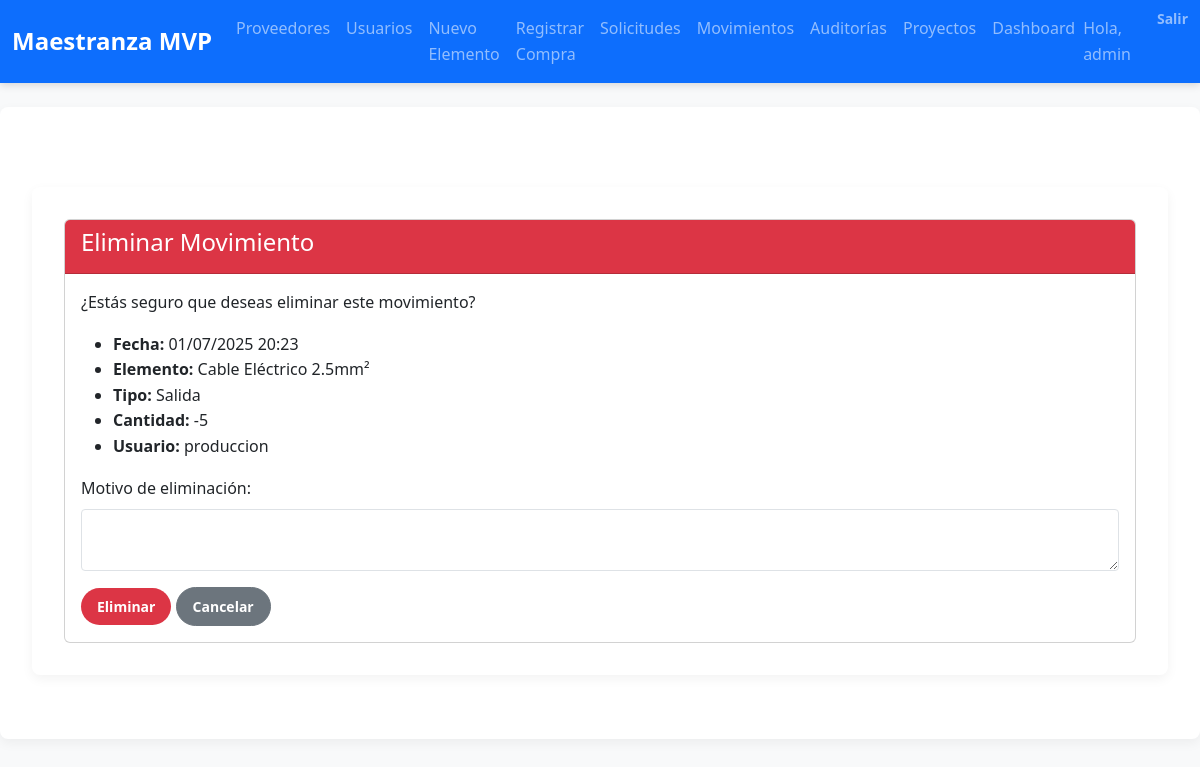
Page /movimientos/eliminar/15/ (signed in) on the committed database.
### inventario/models.py (models this page shows, shortened)
class MovimientoInventario(models.Model):
    TIPO_CHOICES = [
        ('entrada', 'Entrada'),
        ('salida', 'Salida'),
        ('transferencia', 'Transferencia'),
        ('devolucion', 'Devolución'),
        ('ajuste', 'Ajuste'),
        ('auditoria', 'Ajuste por Auditoría'),
    ]
    ORIGEN_CHOICES = [
        ('compra', 'Compra'),
        ('solicitud', 'Solicitud de Material'),
        ('devolucion', 'Devolución'),
        ('transferencia', 'Transferencia'),
        ('ajuste_manual', 'Ajuste Manual'),
        ('auditoria', 'Auditoría'),
        ('sistema', 'Sistema'),
    ]
    elemento = models.ForeignKey(ElementoInventario, on_delete=models.CASCADE)
    tipo = models.CharField(max_length=20, choices=TIPO_CHOICES)
    origen = models.CharField(max_length=20, choices=ORIGEN_CHOICES, default='sistema')
    cantidad = models.IntegerField()  # Positivo para entrada, negativo para salida
    usuario = models.ForeignKey(User, on_delete=models.CASCADE)
    fecha = models.DateTimeField(auto_now_add=True)
    proyecto = models.CharField(max_length=100, blank=True)
    observaciones = models.TextField(blank=True)
    recepcion_compra = models.ForeignKey('RecepcionCompra', on_delete=models.SET_NULL, null=True, blank=True)
    solicitud_material = models.ForeignKey('SolicitudMaterial', on_delete=models.SET_NULL, null=True, blank=True)
    auditoria_inventario = models.ForeignKey('AuditoriaInventario', on_delete=models.SET_NULL, null=True, blank=True)
    stock_anterior = models.PositiveIntegerField(null=True, blank=True)
    stock_nuevo = models.PositiveIntegerField(null=True, blank=True)
    eliminado = models.BooleanField(default=False)
    motivo_eliminacion = models.TextField(blank=True, null=True)
    fecha_eliminacion = models.DateTimeField(blank=True, null=True)
    usuario_eliminacion = models.ForeignKey('auth.User', blank=True, null=True, on_delete=models.SET_NULL, related_name='movimientos_eliminados')
    class Meta:
        ordering = ['-fecha']
        verbose_name = "Movimiento de Inventario"
        verbose_name_plural = "Movimientos de Inventario"

class ElementoInventario(models.Model):
    nombre = models.CharField(max_length=100)
    descripcion = models.TextField(blank=True)
    numero_serie = models.CharField(max_length=50, unique=True)
    proveedor = models.ForeignKey(Proveedor, on_delete=models.PROTECT)
    categoria = models.ForeignKey(Categoria, on_delete=models.SET_NULL, null=True, blank=True)
    etiquetas = models.ManyToManyField(Etiqueta, blank=True)
    ubicacion = models.CharField(max_length=100)
    lote = models.CharField(max_length=50, blank=True, null=True, help_text="Identificador de lote (opcional)")
    fecha_vencimiento = models.DateField(blank=True, null=True, help_text="Fecha de vencimiento (opcional)")
    stock_actual = models.PositiveIntegerField(default=0)
    stock_minimo = models.PositiveIntegerField(default=1)

### inventario/views.py (the view, shortened to what this page needs)
# urls.py: path('movimientos/eliminar/<int:pk>/', views.movimiento_eliminar, name='movimiento_eliminar'),
@login_required
def movimiento_eliminar(request, pk):
    if not (request.user.is_superuser or
            request.user.groups.filter(name__in=['Logística', 'Comprador']).exists()):
        messages.error(request, 'No tienes permisos para eliminar movimientos.')
        return redirect('inventario:movimiento_list')
    movimiento = get_object_or_404(MovimientoInventario, pk=pk)
    if not request.user.is_superuser:
        messages.error(request, 'No tienes permisos para eliminar movimientos.')
        return redirect('inventario:movimiento_list')
    return render(request, 'inventario/movimiento_eliminar.html', {'movimiento': movimiento})

### inventario/context_processors.py (called while the page is built)
def role_flags(request):
    user = request.user
    return {
        'is_admin':    user.is_authenticated and user.is_superuser,
        'is_gestor':   user.is_authenticated and user.groups.filter(name='Gestor de Inventario').exists(),
        'is_comprador':user.is_authenticated and user.groups.filter(name='Comprador').exists(),
        'is_logistica':user.is_authenticated and user.groups.filter(name='Logística').exists(),
        'is_auditor':  user.is_authenticated and user.groups.filter(name='Auditor').exists(),
        'is_produccion':user.is_authenticated and user.groups.filter(name='Jefe de Producción').exists(),
        'is_gerente_proyecto':user.is_authenticated and user.groups.filter(name='Gerente de Proyectos').exists(),
        'is_usuario_final':user.is_authenticated and user.groups.filter(name='Usuario Final').exists(),
    }

### inventario/templates/inventario/movimiento_eliminar.html (shortened to what this page needs)
{% extends 'inventario/base.html' %}
{% block content %}
<div class="container mt-5">
  <div class="card">
    <div class="card-header bg-danger text-white">
      <h4>Eliminar Movimiento</h4>
    </div>
    <div class="card-body">
      <p>¿Estás seguro que deseas eliminar este movimiento?</p>
      <ul>
        <li><strong>Fecha:</strong> {{ movimiento.fecha|date:"d/m/Y H:i" }}</li>
        <li><strong>Elemento:</strong> {{ movimiento.elemento.nombre }}</li>
        <li><strong>Tipo:</strong> {{ movimiento.get_tipo_display }}</li>
        <li><strong>Cantidad:</strong> {{ movimiento.cantidad }}</li>
        <li><strong>Usuario:</strong> {{ movimiento.usuario.username }}</li>
      </ul>
      <form method="post">
        <div class="mb-3">
          <label for="motivo" class="form-label">Motivo de eliminación:</label>
          <textarea name="motivo" id="motivo" class="form-control" required></textarea>
        </div>
        <button type="submit" class="btn btn-danger">Eliminar</button>
        <a href="{% url 'inventario:movimiento_list' %}" class="btn btn-secondary">Cancelar</a>
      </form>
    </div>
  </div>
</div>
{% endblock %}

### inventario/templates/inventario/base.html (shortened to what this page needs)
{% load static %}
<!DOCTYPE html>
<html lang="es">
<head>
  <link
    href="https://cdn.jsdelivr.net/npm/bootstrap@5.3.2/dist/css/bootstrap.min.css"
    rel="stylesheet"
>
  <link
    href="https://cdnjs.cloudflare.com/ajax/libs/font-awesome/6.4.0/css/all.min.css"
    rel="stylesheet"
>
  <link rel="stylesheet" href="{% static 'inventario/css/styles.css' %}">
</head>
<body>
  <nav class="navbar navbar-expand-lg navbar-dark bg-primary">
    <div class="container-fluid">
      <a class="navbar-brand" href="{% url 'inventario:index' %}">Maestranza MVP</a>
      <div class="collapse navbar-collapse" id="navbarNav">
        <ul class="navbar-nav me-auto">
          {% if user.is_authenticated %}
            {% if is_admin %}
              <li class="nav-item"><a class="nav-link" href="{% url 'inventario:proveedor_list' %}">Proveedores</a></li>
              <li class="nav-item"><a class="nav-link" href="{% url 'inventario:usuario_list' %}">Usuarios</a></li>
              <li class="nav-item"><a class="nav-link" href="{% url 'inventario:elemento_create' %}">Nuevo Elemento</a></li>
              <li class="nav-item"><a class="nav-link" href="{% url 'inventario:recepcion_create' %}">Registrar Compra</a></li>
              <li class="nav-item"><a class="nav-link" href="{% url 'inventario:solicitud_list' %}">Solicitudes</a></li>
              <li class="nav-item"><a class="nav-link" href="{% url 'inventario:movimiento_list' %}">Movimientos</a></li>
              <li class="nav-item"><a class="nav-link" href="{% url 'inventario:auditoria_list' %}">Auditorías</a></li>
              <li class="nav-item"><a class="nav-link" href="{% url 'inventario:proyecto_list' %}">Proyectos</a></li>
              <li class="nav-item"><a class="nav-link" href="{% url 'inventario:dashboard_proyectos' %}">Dashboard</a></li>
            {% endif %}
          {% endif %}
        </ul>
        <ul class="navbar-nav">
          {% if user.is_authenticated %}
            <li class="nav-item navbar-text me-3">Hola, {{ user.username }}</li>
            <li class="nav-item">
              <form method="post" action="{% url 'logout' %}" class="d-inline">
                <button class="nav-link btn btn-link p-0">Salir</button>
              </form>
            </li>
          {% endif %}
        </ul>
      </div>
    </div>
  </nav>
  <div class="container mt-4">
    {% block content %}{% endblock %}
  </div>
</body>
</html>

### inventario/static/inventario/css/styles.css (style rules this page uses)
:root { --brand-primary: #0056b3; --brand-secondary: #6c757d; --brand-success: #28a745; --brand-warning: #ffc107; --brand-danger: #dc3545; --brand-info: #17a2b8; --light-bg: #f8f9fa; --dark-bg: #343a40; --text-base: #212529; --text-muted: #6c757d; --table-border: #dee2e6; --stripe-bg: rgba(0, 0, 0, 0.03); }
* { margin: 0; padding: 0; box-sizing: border-box; }
body { font-family: 'Segoe UI', Tahoma, Geneva, Verdana, sans-serif; background-color: var(--light-bg); color: var(--text-base); line-height: 1.6; }
.navbar { box-shadow: 0 2px 8px rgba(0, 0, 0, 0.15); }
.navbar-brand { font-weight: 700; font-size: 1.5rem; }
.nav-link { font-weight: 500; }
.container { max-width: 1200px; margin: 2rem auto; background: #fff; padding: 2rem; border-radius: 0.5rem; box-shadow: 0 4px 12px rgba(0, 0, 0, 0.05); }
.btn { border-radius: 2rem; padding: 0.5rem 1rem; font-size: 0.875rem; font-weight: 600; transition: filter 0.2s ease; }
.btn-danger { background-color: var(--brand-danger); border: none; }
.form-control, .form-select { border-radius: 0.25rem; box-shadow: none; border: 1px solid var(--table-border); }

### rows in the picture
MovimientoInventario: fecha "01/07/2025 20:23", elemento.nombre "Cable Eléctrico 2.5mm²", tipo "Salida", cantidad "-5", usuario.username "produccion"

### other values in the picture
{{ user.username }} "admin"
